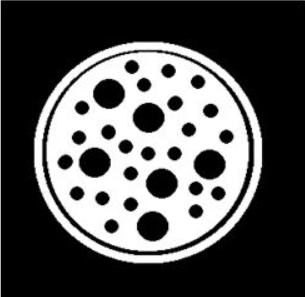
#> input picture images/morph3.png, 305 x 297 px, found by its file name
$ python OpencvDemo068.py
#> lines starting #> are read from the running program, lines starting #| are printed output that depends on the picture; after the words box and inside, x2 and y2 are one past the last pixel; in counts of white or black regions, pixels touching at a corner belong together
#!/usr/bin/env python3
#coding = utf-8

import logging
import numpy as np
import cv2 as cv

# 图像形态学—黑帽操作
def OpencvDemo068():
    logging.basicConfig(level=logging.DEBUG)

    src = cv.imread("images/morph3.png")
#> src is the input picture: shape (297, 305, 3); min 0, max 255, mean 83.1
    if src is None:
        logging.error("could not load an image!")
        return cv.Error.StsError

    # 二值化图像
    gray = cv.cvtColor(src, cv.COLOR_BGR2GRAY)
    _, binary = cv.threshold(gray, 0, 255, cv.THRESH_BINARY | cv.THRESH_OTSU)
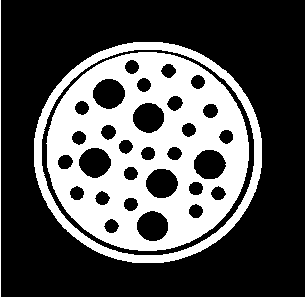
#> binary: shape (297, 305); 32.8% white; 3 white regions, box (x1, y1, x2, y2) and area: (46, 52, 249, 251) 23879, (34, 42, 262, 263) 5515, (0, 0, 1, 297) 297

    # 定义结构元素
    se = cv.getStructuringElement(cv.MORPH_ELLIPSE, (15, 15), (-1, -1))

    # 黑帽操作
    blackHat = cv.morphologyEx(binary, cv.MORPH_BLACKHAT, se)
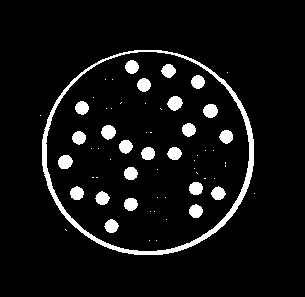
#> blackHat: shape (297, 305); 6.8% white; 61 white regions (37 under 20 px), largest, box (x1, y1, x2, y2) and area: (42, 50, 254, 255) 2691, (167, 96, 183, 111) 169, (101, 125, 116, 140) 165

    h, w, ch = src.shape
#> h = 297; w = 305; ch = 3
    result = np.zeros([h, w * 3, ch], dtype=src.dtype)
    result[0 : h, 0 : w, :] = src
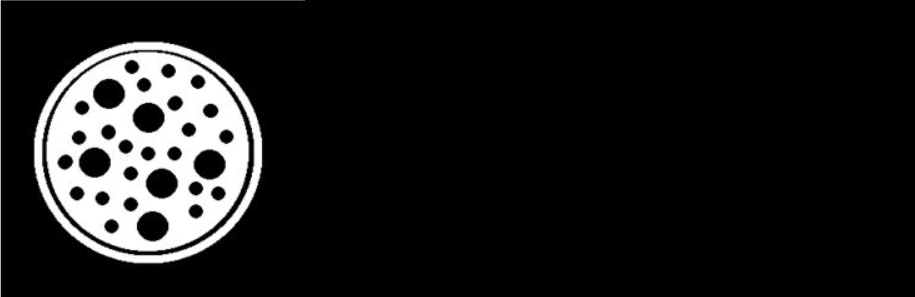
#> result: shape (297, 915, 3); min 0, max 255, mean 27.7
    binary = cv.cvtColor(binary, cv.COLOR_GRAY2BGR) # 1 channel -> 3 channels
    result[0 : h, w : w * 2, :] = binary
    blackHat = cv.cvtColor(blackHat, cv.COLOR_GRAY2BGR) # 1 channel -> 3 channels
    result[0 : h, w * 2 : w * 3, :] = blackHat
    cv.putText(result, "original image", (10, 30), cv.FONT_ITALIC, .8, (0, 0, 255), 1)
    cv.putText(result, "binarised image", (w + 10, 30), cv.FONT_ITALIC, .8, (0, 0, 255), 1)
    cv.putText(result, "image after black hat", (w * 2 + 10, 30), cv.FONT_ITALIC, .8, (0, 0, 255), 1)
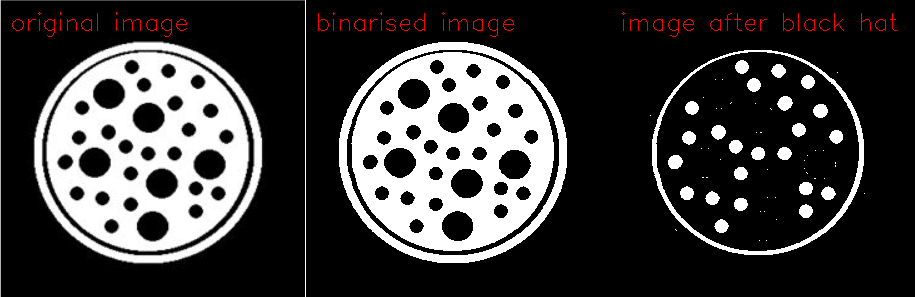
#> result: shape (297, 915, 3); mean B, G, R 61.4, 61.4, 62.7
    cv.imshow("black hat", result)

    cv.waitKey(0)

    cv.destroyAllWindows()

    return cv.Error.StsOk

if __name__ == "__main__":
    OpencvDemo068()

# end of file

$ run again, with images/morph01.png copied over images/morph3.png
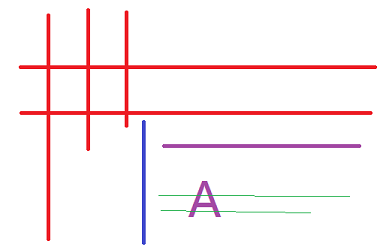
#> input picture images/morph01.png, 392 x 247 px, found by its file name
#> in OpencvDemo068, src is the input picture: shape (247, 392, 3); mean B, G, R 242.7, 240.9, 251.4
#> in OpencvDemo068, `_, binary = cv.threshold(gray, 0, 255, cv.THRESH_BINARY | cv.THRESH_OT..`:
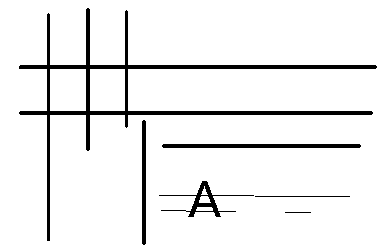
#> binary: shape (247, 392); 93.5% white; 6 black regions, box (x1, y1, x2, y2) and area: (19, 8, 377, 241) 4361, (162, 144, 361, 148) 792, (159, 181, 254, 217) 534, (142, 120, 146, 245) 496, (255, 196, 350, 197) 95, (285, 212, 311, 213) 26
#> in OpencvDemo068, `cv.putText(result, "image after black hat", (w * 2 + 10, 30), cv.FONT_..`:
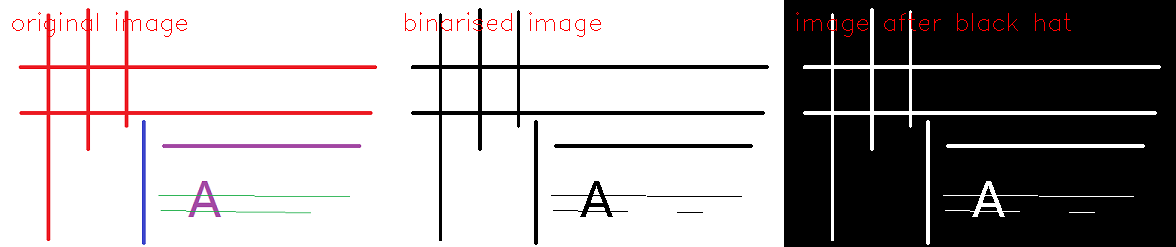
#> result: shape (247, 1176, 3); mean B, G, R 165.2, 164.6, 169.3

$ run again, with images/abc.png copied over images/morph3.png
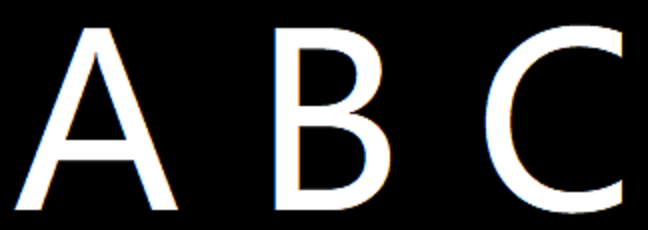
#> input picture images/abc.png, 648 x 230 px, found by its file name
#> in OpencvDemo068, src is the input picture: shape (230, 648, 3); mean B, G, R 50.8, 50.8, 50.8
#> in OpencvDemo068, `_, binary = cv.threshold(gray, 0, 255, cv.THRESH_BINARY | cv.THRESH_OT..`:
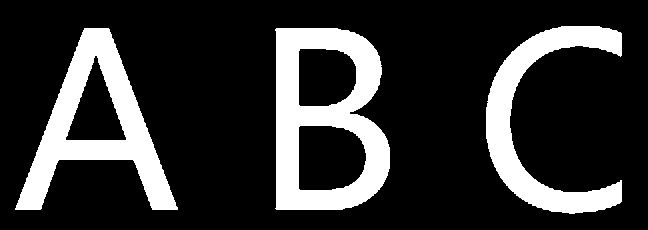
#> binary: shape (230, 648); 19.8% white; 3 white regions, box (x1, y1, x2, y2) and area: (275, 28, 390, 210) 11560, (15, 28, 178, 210) 9962, (486, 26, 622, 214) 8037
#> in OpencvDemo068, `cv.putText(result, "image after black hat", (w * 2 + 10, 30), cv.FONT_..`:
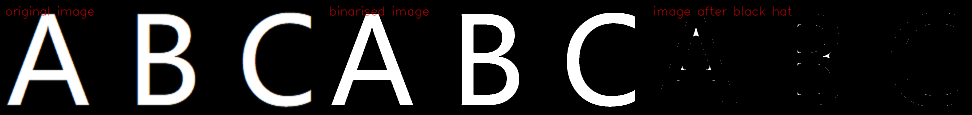
#> result: shape (230, 1944, 3) (shown at 1/2 size); mean B, G, R 34, 34, 34.8
